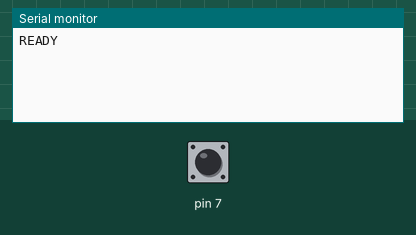
This sketch was run on a simulated Arduino Uno, built with avr-gcc and run on an emulated ATmega328P. On the bench: the last lines printed to the serial monitor. The test bench sets the inputs (shaded band); at power-on: pin 7 HIGH.

Above: at 1.2 s.
1.3 s: pin 7 pulled LOW for 0.15 s
At 2.5 s:
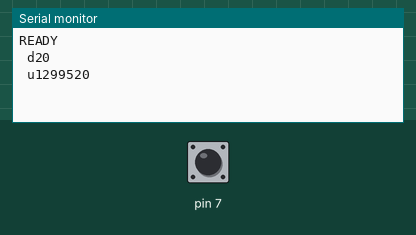
2.9 s: pin 7 pulled LOW for 1 s
At 3.7 s:
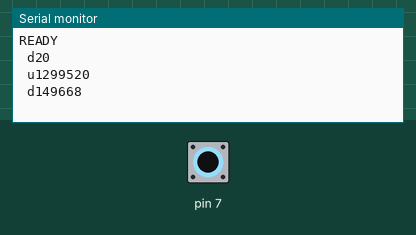
5.4 s: pin 7 pulled LOW for 0.15 s
At 6.8 s:
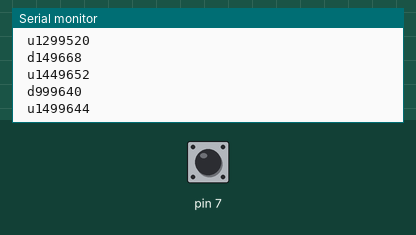

The sketch:

iClebo.ino
```cpp
byte level = 0;                        // Текущий уровень на входе
byte level_prev = 0;                   // Сохраненный уровень на входе

unsigned long last_up_time = 0;        // Таймер 1 - определяет длительность фронтов
unsigned long last_down_time = 0;      // Таймер 2 - определяет паузы между посылками

String array;                          // Здесь будет раскадровка

void setup()
{
  pinMode(7, INPUT);                   // Сюда подаем сигнал от ИК-приемника TSOP
  digitalWrite(7, HIGH);               // Притягиваем ногу IR к плюсу

  Serial.begin(115200);
  Serial.println("READY");

  last_up_time = micros();             // Инициализируем таймеры
  last_down_time = micros();
}

void loop()
{

  level = digitalRead(7);                  // Считываем значение уровня на входе

  if(level != level_prev) {                         // Уровень изменился! Фронт импульса

    // Если давно не было изменений покажем что записали, и обнулим буфер
    if ((micros() - last_up_time) > 2000)
    {
      Serial.println(array);
      array = "";
    }

    // Если считали 0, а раньше была 1 - это восходящий фронт
    if (level == 0)
    {
      array = array + " u" + String(micros() - last_down_time);
      last_up_time = micros();
    } else
    {
      array = array + " d" + String(micros() - last_up_time);
      last_down_time = micros();
    }

    level_prev = level;
  }
}
```

iClebo.ino.cpp
```cpp
#line 1 "C:/Treadmill/Arduino/iClebo/iClebo.ino"
#include <Arduino.h>
#line 1
byte level = 0;                        // Текущий уровень на входе
byte level_prev = 0;                   // Сохраненный уровень на входе

unsigned long last_up_time = 0;        // Таймер 1 - определяет длительность фронтов
unsigned long last_down_time = 0;      // Таймер 2 - определяет паузы между посылками

String array;                          // Здесь будет раскадровка

void setup()
{
  pinMode(7, INPUT);                   // Сюда подаем сигнал от ИК-приемника TSOP
  digitalWrite(7, HIGH);               // Притягиваем ногу IR к плюсу

  Serial.begin(115200);
  Serial.println("READY");

  last_up_time = micros();             // Инициализируем таймеры
  last_down_time = micros();
}

void loop()
{

  level = digitalRead(7);                  // Считываем значение уровня на входе

  if(level != level_prev) {                         // Уровень изменился! Фронт импульса

    // Если давно не было изменений покажем что записали, и обнулим буфер
    if ((micros() - last_up_time) > 2000)
    {
      Serial.println(array);
      array = "";
    }

    // Если считали 0, а раньше была 1 - это восходящий фронт
    if (level == 0)
    {
      array = array + " u" + String(micros() - last_down_time);
      last_up_time = micros();
    } else
    {
      array = array + " d" + String(micros() - last_up_time);
      last_down_time = micros();
    }

    level_prev = level;
  }
}
```

Measured:
- after the input at 1.3 s, the serial monitor: prints a new line at once (image 1)
- after the input at 2.9 s, the serial monitor: prints a new line at once (image 2)
- after the input at 5.4 s, the serial monitor: prints a new line at once (image 3)
